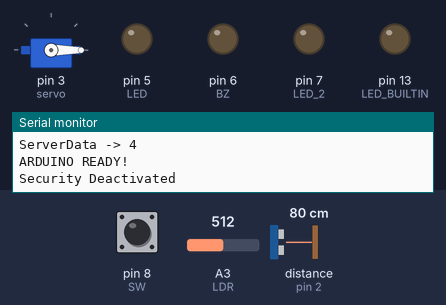
This sketch was run on a simulated Arduino Uno, built with avr-gcc and run on an emulated ATmega328P. Shown: servo, output pins drawn as LEDs (lit = HIGH), the last lines printed to the serial monitor. Wiring (inferred from the names in the program): ultrasonic range finder: trigger pin 4; echo pin 2. Inputs (shaded band) come from the test bench; at power-on: distance to the obstacle (sensor on pin 2) 80 cm, A3 (LDR) = 512, pin 8 (SW) HIGH. The echo pulse lasts 58.3 µs per cm; pins used as bus, display or sensor lines are not drawn.

Above: at 1.8 s.
1.9 s: distance to the obstacle (sensor on pin 2) set to 2 cm
At 5.0 s:
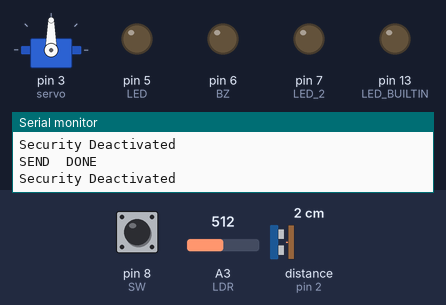
6.7 s: A3 (LDR) set to 214
8.7 s: A3 (LDR) set to 182
At 10.8 s:
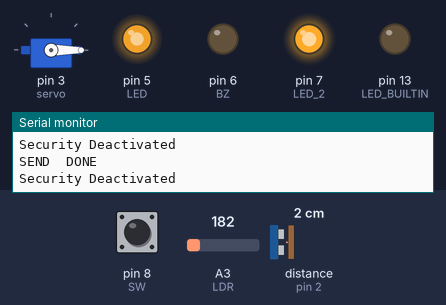
Timing chart, 0 to 12.3 s (numbered marks = the images above; inputs shaded):
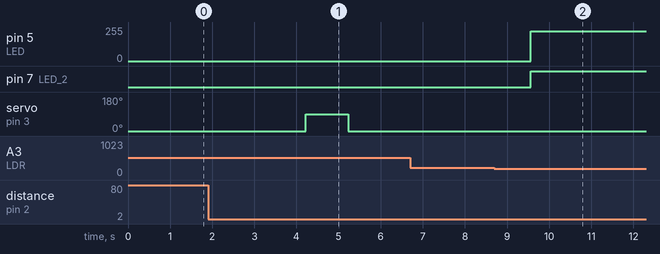

The sketch:

arduino.ino
```cpp
#include <Servo.h>
#include <SoftwareSerial.h>
#define SW 8
#define BZ 6
#define servo 3
#define LDR 17
#define LED 5//analog
#define LED_2 7
#define SOUND 9
#define SONIC 10
#define trigger_pin 4
#define echo_pin 2

Servo myservo;
SoftwareSerial se_read(12, 13); // write only
SoftwareSerial se_write(10, 11); // read only

struct ProjectData {
  int32_t button_stat;
  int32_t alarm_dashboard;//ส่งไปserver
  int32_t LDR_stat;//for dashboard, ดูความเข้มแสง
  int32_t count_car;//for dashboard
  int32_t LED_stat;
  //int32_t countalarm;
} project_data = {0, 0, 0, 0, 0};

struct ServerData {
  int32_t QR_check;
} server_data;

const char GET_SERVER_DATA = 1;
const char GET_SERVER_DATA_RESULT = 2;
const char UPDATE_PROJECT_DATA = 3;

void light_intense() {
  project_data.LDR_stat = analogRead(LDR);
  if (analogRead(LDR) < 200) {
    analogWrite(LED, 225);
    analogWrite(LED_2,225);
    project_data.LED_stat = 1;
  }
  else {
    analogWrite(LED, 0);
    analogWrite(LED_2,0);
    project_data.LED_stat = 0;
  }
}

  void alarm_func() {
    Serial.println("Alarm!!!");
    myservo.write(0);
    analogWrite(BZ, HIGH);
    digitalWrite(LED, HIGH);
    digitalWrite(LED_2, LOW);
    delay(400);
    digitalWrite(LED, LOW);
    digitalWrite(LED_2, HIGH);
    delay(400);
    digitalWrite(LED, HIGH);
    digitalWrite(LED_2, LOW);
    delay(400);
    digitalWrite(LED, LOW);
    digitalWrite(LED_2, HIGH);
    delay(400);
    digitalWrite(LED, HIGH);
    digitalWrite(LED_2, LOW);
    delay(400);
    digitalWrite(LED, LOW);
    digitalWrite(LED_2, HIGH);
    delay(400);
    digitalWrite(LED, HIGH);
    digitalWrite(LED_2, LOW);
    delay(400);
    digitalWrite(LED, LOW);
    digitalWrite(LED_2, HIGH);
    delay(3000);
    analogWrite(BZ, LOW);
    delay(5000);

  }

  void send_to_nodemcu(char code, void *data, char data_size) {
    char *b = (char*)data;
    char sent_size = 0;
    while (se_write.write(code) == 0) {
      delay(1);
    }
    while (sent_size < data_size) {
      sent_size += se_write.write(b, data_size);
      delay(1);
    }
  }
  void pinmode_func() {
    Serial.begin(115200);
    se_read.begin(38400);
    se_write.begin(38400);

    pinMode(LED_BUILTIN, OUTPUT);
    pinMode(SW, INPUT);
    pinMode(BZ, OUTPUT);
    pinMode(LDR, INPUT);
    pinMode(LED, OUTPUT);
    pinMode(LED_2,OUTPUT);
    pinMode(SOUND, INPUT);
    pinMode(SONIC, INPUT);
    pinMode(trigger_pin, OUTPUT); // Sets the trigger_pin as an Output
    pinMode(echo_pin, INPUT); // Sets the echo_pin as an Input
    myservo.attach(servo);
    myservo.write(0);

  }

  void setup() {
    pinmode_func();

    while (!se_read.isListening()) {
      se_read.listen();
    }
    Serial.print("ServerData -> ");
    Serial.println((int)sizeof(ServerData));
    Serial.println("ARDUINO READY!");
  }
  int32_t countcar =0;
  int32_t count_alarm = 0;
  bool count_check = true;
  long duration, distance ;
  uint32_t last_sent_time = 0;
  bool is_data_header = false;
  char expected_data_size = 0;
  char cur_data_header = 0;
  char buffer[256];
  int8_t cur_buffer_length = -1;
  int32_t car_lot = 0;

  void loop() {
    uint32_t cur_time = millis();
    //send to nodemcu
    if (cur_time - last_sent_time > 500) {//always update
      send_to_nodemcu(GET_SERVER_DATA, &server_data, sizeof(ServerData));
      last_sent_time = cur_time;
    }

    //read from sensor....
    //send to nodemcu
    if (digitalRead(SW) == 0) {
      Serial.print("car sended : ");
      //Serial.print(project_data.button_stat);
      project_data.button_stat = 9;
    }

    if (digitalRead(SW) == 1) {
      project_data.button_stat = 0;
      Serial.println("Security Deactivated");
      myservo.write(0);
      delay(1000);
    }

    //read data from server pass by nodemcu
    while (se_read.available()) {
      char ch = se_read.read();
      if (cur_buffer_length == -1) {
        cur_data_header = ch;
        switch (cur_data_header) {
          case GET_SERVER_DATA_RESULT:
            expected_data_size = sizeof(ServerData);
            cur_buffer_length = 0;
            break;
        }
      } else if (cur_buffer_length < expected_data_size) {
        buffer[cur_buffer_length++] = ch;
        if (cur_buffer_length == expected_data_size) {
          switch (cur_data_header) {
            case GET_SERVER_DATA_RESULT: {
                ServerData *data = (ServerData*)buffer;
                server_data.QR_check = data->QR_check;
                Serial.println(server_data.QR_check);
              } break;
          }
          cur_buffer_length = -1;
        }
      }
    }

    light_intense();
    digitalWrite(trigger_pin, LOW);
    delayMicroseconds(2);
    digitalWrite(trigger_pin, HIGH);
    delayMicroseconds(10);
    digitalWrite(trigger_pin, LOW);
    duration = pulseIn(echo_pin, HIGH);
    distance = duration * 0.034 / 2;
    delay(100);
    if (distance < 14 && count_check) {
      countcar += 1;
      count_check = !count_check;
      myservo.write(90);
      delay(1000);
    }
    else if (distance >= 14) {
      count_check = true;
      delay(1000);
      myservo.write(0);
      delay(1000);
    }
    project_data.count_car = countcar;

  if (server_data.QR_check == 9) { //car parked ,QR pass,security on
    Serial.println("Security Activated");
    delay(1000);
    if (digitalRead(SW) == 1) { //รถออก, ส่งเตือน ,alarmดัง
      project_data.button_stat = 1;
      //Serial.println(digitalRead(SW));
      //Serial.println(project_data.alarm_dashboard);
      //ส่งไปserverแจ้งเตือน
      alarm_func();//ให้alarmดังจนกว่าservoขึ้นจนสุด
    }
  }
  Serial.print("SEND  ");
  send_to_nodemcu(UPDATE_PROJECT_DATA, &project_data, sizeof(ProjectData));
  Serial.println("DONE");
}
```

Measured:
- the behaviour switches between 200 and 199 on A3 (LDR) (found by bisection; images 1 and 2)
- after the input at 1.9 s, servo on pin 3 (servo): 0° → 90° after 2.3 s, → 0° 1.0 s later
- after the input at 8.7 s, pin 5 (LED): 0/255 → 225/255 after 0.86 s; pin 7 (LED_2): LOW → HIGH after 0.86 s
